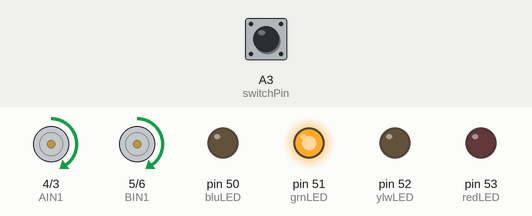
Recording of a sketch running on a simulated Arduino Mega 2560, built with avr-gcc and run on an emulated ATmega2560. Shown: motor-driver pin pairs drawn as motors (green arrow = first pin HIGH = forward, orange = second pin HIGH = backward, longer = more drive, scaled by the enable pin), output pins drawn as LEDs (lit = HIGH). The test bench sets the inputs (shaded band); at power-on: A3 (switchPin) HIGH. What the sketch prints to the serial monitor is not drawn.

Above: at 10.3 s.
10.4 s: A3 (switchPin) pulled LOW for 3 s
At 16.3 s:
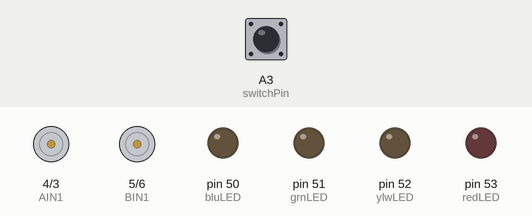
22.0 s: A3 (switchPin) driven LOW
At 24.8 s:
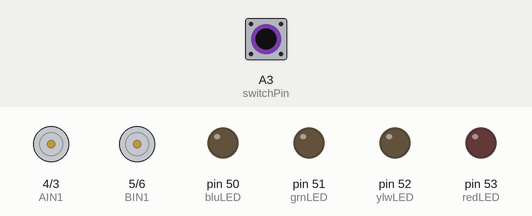
30.6 s: A3 (switchPin) driven HIGH
At 35.5 s:
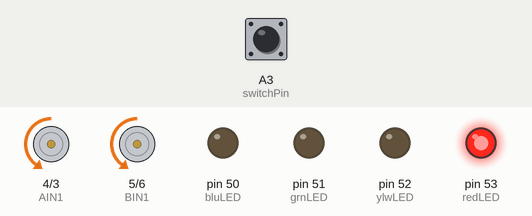
Timing chart, 0 to 70.1 s (numbered marks = the images above; inputs shaded):
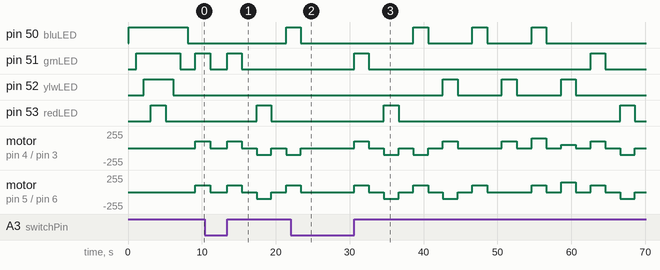

The sketch:

DaisyBot-MotionControl.ino
```cpp
/*
  Daisy∞Bot
  DaisyBot-MotionControl.ino
  Control 2 DC motors with TB6612 motor controller (https://www.adafruit.com/product/2448)
  This program will create low level motion control: forward, reverse, spin, turn, pivot, stop

  Carlotta A. Berry, PhD
  FEBRUARY 4, 2023

  Hardware Connections:
  Vmotor - voltage for the motors, not logic level (4.5-13.5V)
  Vcc - voltage for the logic levels (Arduinos, 5V)
  GND - shared logic and motor ground

  INA1, INA2 - two inputs to the Motor A H-bridges
  PWMA - PWM input for the Motor A H-bridges, if you dont need PWM control, connect this to logic high.
  INB1, INB2 - two inputs to the Motor B H-bridges
  PWMB - PWM input for the Motor B H-bridges, if you dont need PWM control, connect this to logic high.
  STBY - standby pin for quickly disabling both motors, pulled up to Vcc thru a 10K resistor. Connect to ground to disable.

  These are 'Vmotor level' power outputs
  Motor A - these are the two outputs for motor A, controlled by INA1, INA2 and PWMA
  Motor B - these are the two outputs for motor B, controlled by INB1, INB2 and PWMB

    LEDS
    Arduino pin 52 to yellow LED
    Arduino pin 53 to red LED
    Arduino pin 50 to blue LED
    Arduino pin 51 to green LED

    TB6612 Motor Driver
    Arduino pin 7 PWMB
    Arduino pin 6 BIN2
    Arduino pin 5 BIN1
    Arduino pin 4 AIN1
    Arduino pin 3 AIN2
    Arduino pin 2  PWMA
    Arduino GND GND
    Arduino 5V Vcc
    Arduino VIN Vm
    Left Motor Motor A
    Right Motor Motor B
*/

//switch pin
const int switchPin = A3;

//state LEDs
const int ledPins[4] = { 50, 51, 52, 53 };
const int bluLED = 50;
const int grnLED = 51;
const int ylwLED = 52;
const int redLED = 53;

//the left motor will be controlled by the motor A pins on the motor driver
const int AIN1 = 4;  //control pin 1 on the motor driver for the left motor
const int AIN2 = 3;  //control pin 2 on the motor driver for the left motor
const int PWMA = 2;  //speed control pin on the motor driver for the left motor

//the right motor will be controlled by the motor B pins on the motor driver
const int PWMB = 7;  //speed control pin on the motor driver for the right motor
const int BIN2 = 6;  //control pin 2 on the motor driver for the right motor
const int BIN1 = 5;  //control pin 1 on the motor driver for the right motor

//robot behaviour variables
int moveTime = 2000;   //amount of time robot will move
int robotSpeed = 100;  //robot speed

/********************************************************************************/
void setup() {
  int baudrate = 9600;     //serial communication baud rate
  Serial.begin(baudrate);  //start serial commnication
  delay(100);
  pinMode(switchPin, INPUT_PULLUP);
  for (int i = 0; i < 4; i++) {
    pinMode(ledPins[i], OUTPUT);
  }

  //set the motor control pins as outputs
  pinMode(AIN1, OUTPUT);
  pinMode(AIN2, OUTPUT);
  pinMode(PWMA, OUTPUT);
  pinMode(BIN1, OUTPUT);
  pinMode(BIN2, OUTPUT);
  pinMode(PWMB, OUTPUT);

  //STARTING LIGHT SEQUENCE
  for (int i = 0; i < 4; i++) {
    Serial.print(i);
    digitalWrite(ledPins[i], HIGH);
    delay(1000);
  }
  Serial.println();
  for (int i = 4; i > -1; i--) {
    Serial.print(i);
    digitalWrite(ledPins[i], LOW);
    delay(1000);
  }
  Serial.print("Daisy∞bot begin");  //print start message
}

/********************************************************************************/
void loop() {
  int on = digitalRead(switchPin);
  if (on == 1) {
    fwd(100);
    delay(moveTime);
    stop();
    delay(moveTime);
    on = digitalRead(switchPin);
  }
  if (on == 1) {
    rev(robotSpeed);
    delay(moveTime);
    stop();
    delay(moveTime);
    on = digitalRead(switchPin);
  }
  if (on == 1) {
    spin(robotSpeed, 1);
    delay(moveTime);
    stop();
    delay(moveTime);
    on = digitalRead(switchPin);
  }
  if (on == 1) {
    spin(robotSpeed, -1);
    delay(moveTime);
    stop();
    delay(moveTime);
    on = digitalRead(switchPin);
  }
  if (on == 1) {
    pivot(robotSpeed, 1);
    delay(moveTime);
    stop();
    delay(moveTime);
    on = digitalRead(switchPin);
  }
  if (on == 1) {
    pivot(robotSpeed, -1);
    delay(moveTime);
    stop();
    delay(moveTime);
    on = digitalRead(switchPin);
  }
  if (on == 1) {
    turn(robotSpeed, 1);
    delay(moveTime);
    stop();
    delay(moveTime);
    on = digitalRead(switchPin);
  }
  if (on == 1) {
    turn(robotSpeed, -1);
    delay(moveTime);
    stop();
    delay(moveTime);
    on = digitalRead(switchPin);
  }
  if (on == 0) {
    Serial.println("Robot Off");
    stop();
  }
}

//robot stop function
void stop() {
  allLedsOff();
  //left motor stop
  digitalWrite(AIN1, LOW);  //set pin 1 to low
  digitalWrite(AIN2, LOW);  //set pin 2 to low
  //right motor stop
  digitalWrite(BIN1, LOW);  //set pin 1 to low
  digitalWrite(BIN2, LOW);  //set pin 2 to low
}

//robot forward function
void fwd(int speed) {
  allLedsOff();
  digitalWrite(grnLED, HIGH);
  digitalWrite(AIN1, HIGH);       //set pin 1 to high
  digitalWrite(AIN2, LOW);        //set pin 2 to low
  digitalWrite(BIN1, HIGH);       //set pin 1 to low
  digitalWrite(BIN2, LOW);        //set pin 2 to high
  analogWrite(PWMA, abs(speed));  //set forward speed
  analogWrite(PWMB, abs(speed));  //set forward speed
}

//robot reverse function
void rev(int speed) {
  allLedsOff();
  digitalWrite(redLED, HIGH);
  digitalWrite(AIN1, LOW);        //set pin 1 to low
  digitalWrite(AIN2, HIGH);       //set pin 2 to high
  digitalWrite(BIN1, LOW);        //set pin 1 to low
  digitalWrite(BIN2, HIGH);       //set pin 2 to high
  analogWrite(PWMA, abs(speed));  //set reverse speed
  analogWrite(PWMB, abs(speed));  //set reverse speed
}

//robot spin function
void spin(int speed, int dir) {
  allLedsOff();
  if (dir > 0) {
    digitalWrite(bluLED, HIGH);
    digitalWrite(AIN1, LOW);   //set pin 1 to low
    digitalWrite(AIN2, HIGH);  //set pin 2 to high
    digitalWrite(BIN1, HIGH);  //set pin 1 to low
    digitalWrite(BIN2, LOW);   //set pin 2 to high
  } else {
    digitalWrite(ylwLED, HIGH);
    digitalWrite(AIN1, HIGH);  //set pin 1 to low
    digitalWrite(AIN2, LOW);   //set pin 2 to high
    digitalWrite(BIN1, LOW);   //set pin 1 to low
    digitalWrite(BIN2, HIGH);  //set pin 2 to high
  }
  analogWrite(PWMA, abs(speed));  //set reverse speed
  analogWrite(PWMB, abs(speed));  //set reverse speed
}

//robot turn function
void turn(int speed, int dir) {
  allLedsOff();
  digitalWrite(AIN1, HIGH);  //set pin 1 to low
  digitalWrite(AIN2, LOW);   //set pin 2 to high
  digitalWrite(BIN1, HIGH);  //set pin 1 to low
  digitalWrite(BIN2, LOW);   //set pin 2 to high
  if (dir > 0) {
    digitalWrite(bluLED, HIGH);
    analogWrite(PWMA, robotSpeed * 1.5);
    analogWrite(PWMB, robotSpeed * 0.5);
  } else {
    digitalWrite(ylwLED, HIGH);
    analogWrite(PWMA, robotSpeed * 0.5);
    analogWrite(PWMB, robotSpeed * 1.5);
  }
}

//robot pivot function
void pivot(int speed, int dir) {
  allLedsOff();
  digitalWrite(AIN1, HIGH);  //set pin 1 to low
  digitalWrite(AIN2, LOW);   //set pin 2 to high
  digitalWrite(BIN1, HIGH);  //set pin 1 to low
  digitalWrite(BIN2, LOW);   //set pin 2 to high
  if (dir > 0) {
    digitalWrite(bluLED, HIGH);
    analogWrite(PWMA, 0);
    analogWrite(PWMB, abs(speed));
  } else {
    digitalWrite(ylwLED, HIGH);
    analogWrite(PWMA, abs(speed));
    analogWrite(PWMB, 0);
  }
}

//turn all the LEDS off
void allLedsOff() {
  for (int i = 0; i < 4; i++) {
    digitalWrite(ledPins[i], LOW);
  }
}
```

Measured:
- after the input at 10.4 s, pin 52 (ylwLED): stays LOW (without the input it goes to HIGH after 10.7 s)
- after the input at 22.0 s, pin 50 (bluLED): goes on until 23.4 s, then stays LOW; pin 52 (ylwLED): stays LOW (without the input it goes to HIGH after 3.4 s); motor on pin 4 (AIN1) / pin 3 (AIN2), motor on pin 5 (BIN1) / pin 6 (BIN2): goes on until 23.4 s, then stays stopped
- after the input at 30.6 s, pin 50 (bluLED): alternates HIGH for 2.0 s and LOW for 6.0 s, 6 changes in all, then stays LOW, starting after 8.0 s; pin 51 (grnLED): alternates HIGH for 2.0 s and LOW for 30.0 s, starting at once
